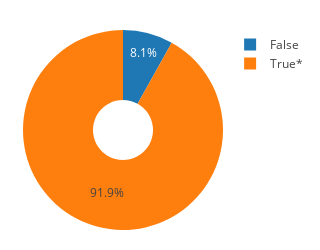

The cell this chart's notebook holds for it:
### Code cell
explainer.plot_prediction_result(_aluno)

### Figure 1 — Plotly figure (JSON) as saved in the notebook; plotly's stock layout.template omitted (floating-point values rounded to 4 significant figures)
{"data": [{"hole": 0.3, "labels": ["False", "True*"], "sort": false, "type": "pie", "values": [0.081, 0.919]}], "layout": {"autosize": false, "height": 250, "margin": {"b": 20, "l": 20, "pad": 4, "r": 20, "t": 30}, "showlegend": true, "width": 250}}
